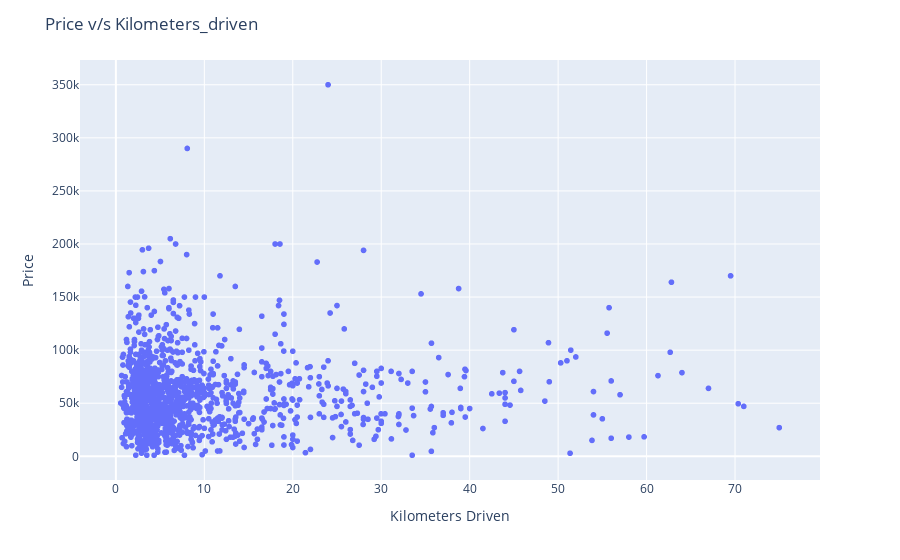

Notebook source saved alongside this figure:
### Code cell
fig = px.scatter(data,x='Price', y='Kilometers_Driven')
fig.update_layout(title='Price v/s Kilometers_driven',xaxis_title="Kilometers Driven",yaxis_title="Price")
fig.show()

### Figure 1 — Plotly figure (JSON) as saved in the notebook; plotly's stock layout.template omitted (floating-point values rounded to 4 significant figures; data arrays with more than 128 entries replaced by an {"elided": "..."} marker saying what was removed)
{"data": [{"hovertemplate": "Price=%{x}<br>Kilometers_Driven=%{y}<extra></extra>", "legendgroup": "", "marker": {"color": "#636efa", "symbol": "circle"}, "mode": "markers", "name": "", "showlegend": false, "type": "scattergl", "x": {"elided": "1234 float values"}, "xaxis": "x", "y": {"elided": "1234 int values"}, "yaxis": "y"}], "layout": {"legend": {"tracegroupgap": 0}, "margin": {"t": 60}, "title": {"text": "Price v/s Kilometers_driven"}, "xaxis": {"anchor": "y", "domain": [0, 1], "title": {"text": "Kilometers Driven"}}, "yaxis": {"anchor": "x", "domain": [0, 1], "title": {"text": "Price"}}}}
